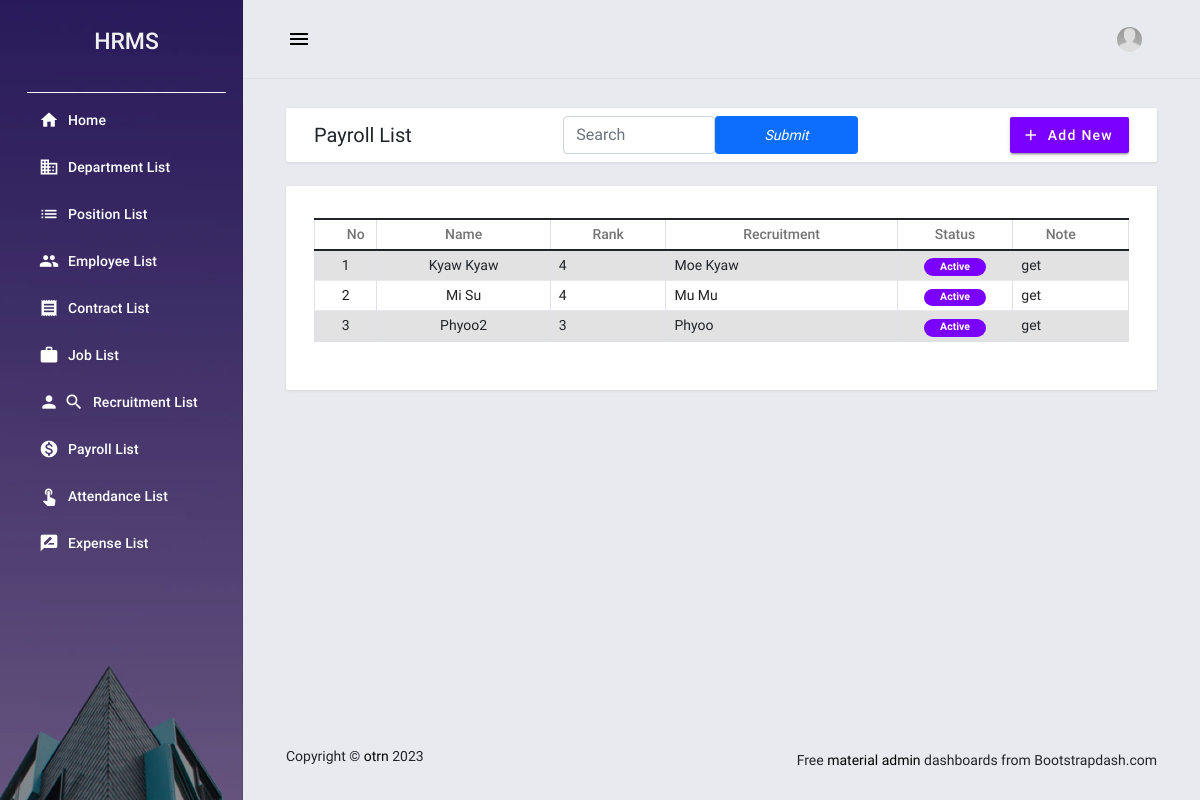
Screenshot of /view_payroll/search_by/ with the database file from the repository.
### employee_information/models.py (models this page shows, shortened)
class Payroll(models.Model):
    name = models.TextField()
    position = models.TextField()
    rank = models.TextField()
    date_of_commence = models.DateTimeField(default=timezone.now)
    basic_salary = models.FloatField(default=0)
    meal_allowance = models.TextField()
    living_cost_allowance = models.TextField()
    traveling_allowance = models.TextField()
    special_allowance = models.TextField()
    overtime = models.TextField()
    ssb_deduction = models.TextField()
    emergency_loan = models.TextField()
    income_tax = models.TextField()
    note = models.TextField()
    status = models.IntegerField()
    attachment = models.ImageField(default=None)
    recruitment_id = models.ForeignKey(Recruitment, on_delete=models.CASCADE)

class Recruitment(models.Model):
    name = models.TextField()
    sequence = models.TextField()
    appointment_date = models.DateField(default=timezone.now)
    note = models.TextField()
    status = models.IntegerField()
    create_date = models.DateTimeField(default=timezone.now)
    attachment = models.ImageField(default=None, blank=True)
    employee_id = models.ForeignKey(Employees, on_delete=models.CASCADE)
    def __str__(self):
        return self.name

### employee_information/views.py (the view)
# urls.py: path('view_payroll/search_by/', views.payroll_search_by),
def payroll_search_by(request):
    search = request.GET.get('search')
    if search:
        payrolls = Payroll.objects.filter(
            Q(name__icontains=search) |
            Q(note__icontains=search) |
            Q(rank__icontains=search)
        )
    else:
        payrolls = Payroll.objects.all()
    return render(request, 'employee_information/payrolls.html', {'payrolls': payrolls})

### employee_information/templates/employee_information/payrolls.html (shortened to what this page needs)
{% extends "employee_information/base.html" %} {% block pageContent %}
<div class="mdc-layout-grid__cell stretch-card mdc-layout-grid__cell--span-12">
    <div class="mdc-card py-2">
        <div class="d-flex justify-content-between align-items-center">
            <h4 class="card-title mb-0">Payroll List</h4>
            <div class="float-right">
        <form class="form-inline row" action="/view_payroll/search_by/">
            <input class="form-control col" type="text" name="search" placeholder="Search">
            <button class="btn btn-primary col btn-sm" type="submit"> <i class="fas fa-search" aria-hidden="true">Submit</i></button>
        </form>
    </div>
            <div class="text-start">
                <button class="mdc-button mdc-button--raised mdc-ripple-upgraded btn-sm" id="create_new"><i class="material-icons mdc-button__icon">add</i><span> Add New</span></button>
            </div>
        </div>
    </div>
</div>
<div class="mdc-layout-grid__cell stretch-card mdc-layout-grid__cell--span-12">
    <div class="mdc-card">
        <div class="table-responsive">
            <table class="table table-striped table-bordered">
                <colgroup>
                    <col width="1%">
                    <col width="15%">
                    <col width="10%">
                    <col width="20%">
                    <col width="10%">
                    <col width="10%">
                </colgroup>
                <thead>
                    <tr>
                        <th class="text-center py-1">No</th>
                        <th class="text-center py-1">Name</th>
                        <th class="text-center py-1">Rank</th>
                        <th class="text-center py-1">Recruitment</th>
                        <th class="text-center py-1">Status</th>
                        <th class="text-center py-1">Note</th>
                    </tr>
                </thead>
                <tbody>
                    {% for payroll in payrolls %}
                    <tr class="view-data" data-id="{{ payroll.pk }}">
                        <td class="px-2 py-1 text-center">{{ payroll.id }}</td>
                        <td class="px-2 py-1 text-center">{{ payroll.name }}</td>
                        <td class="px-2 py-1 text-start">{{ payroll.rank }}</td>
                        <td class="px-2 py-1 text-start">{{ payroll.recruitment_id }}</td>
                        <td class="px-2 py-1 text-center">
                            {% if payroll.status == 1 %}
                            <span class="badge bg-primary rounded-pill px-3">Active</span> {% else %}
                            <span class="badge bg-secondary rounded-pill px-3">Inactive</span> {% endif %}
                        </td>
                        <td class="px-2 py-1 text-start">{{ payroll.note }}</td>
                    </tr>
                    {% endfor %}
                </tbody>
            </table>
            </div>
        </div>
    </div>
</div>
{% endblock pageContent %}

### static/employee_information/assets/default/css/style.css (style rules this page uses)
html, body { height: 100%; width: 100%; }

### rows the page displays
Payroll: id "1", name "Kyaw Kyaw", rank "4", recruitment_id "Moe Kyaw", status "Active", note "get"
Payroll: id "2", name "Mi Su", rank "4", recruitment_id "Mu Mu", status "Active", note "get"
Payroll: id "3", name "Phyoo2", rank "3", recruitment_id "Phyoo", status "Active", note "get"
